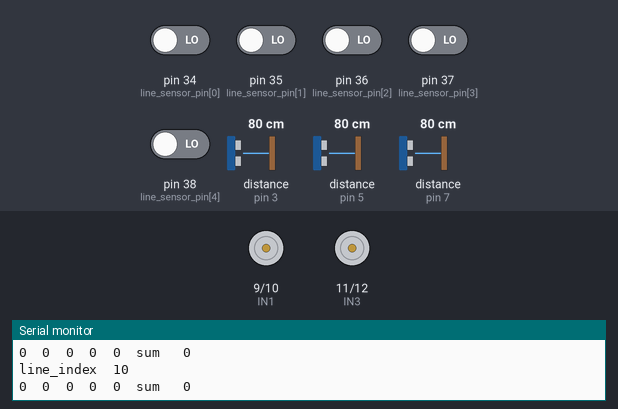
Simulated run of this sketch. Board: Arduino Mega 2560, built with avr-gcc and run on an emulated ATmega2560. On the bench: motor-driver pin pairs drawn as motors (green arrow = first pin HIGH = forward, orange = second pin HIGH = backward, longer = more drive, scaled by the enable pin), the last lines printed to the serial monitor. The test bench sets the inputs (shaded band); at power-on: pin 34 (line_sensor_pin[0]), pin 35 (line_sensor_pin[1]), pin 36 (line_sensor_pin[2]), pin 37 (line_sensor_pin[3]), pin 38 (line_sensor_pin[4]) LOW, distance to the obstacle (sensors on pin 3, pin 5, pin 7) 80 cm. The echo pulse lasts 58.3 µs per cm.

Above: at 1.2 s.
1.3 s: distance to the obstacle (sensor on pin 3) set to 22 cm
2.8 s: distance to the obstacle (sensor on pin 3) set to 18 cm
At 5.2 s:
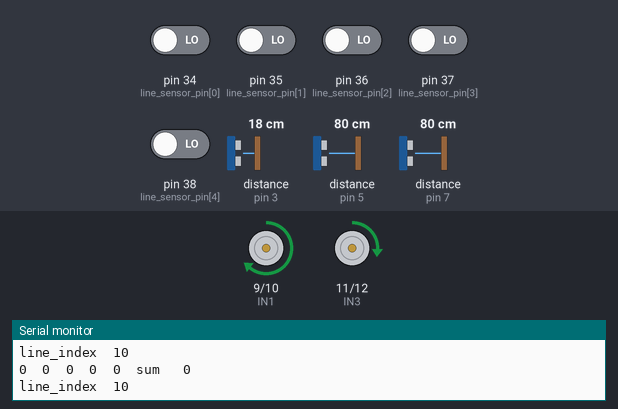
5.8 s: distance to the obstacle (sensor on pin 3) set to 35 cm
8.4 s: pin 34 (line_sensor_pin[0]) driven HIGH
At 9.0 s:
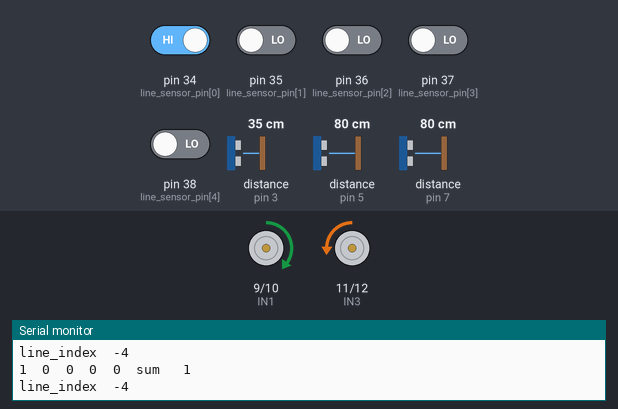
10.0 s: pin 35 (line_sensor_pin[1]) driven HIGH
At 10.5 s:
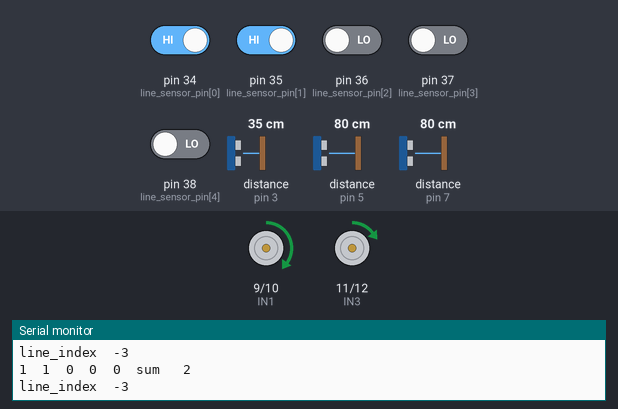
11.5 s: pin 35 (line_sensor_pin[1]) driven LOW
At 12.9 s:
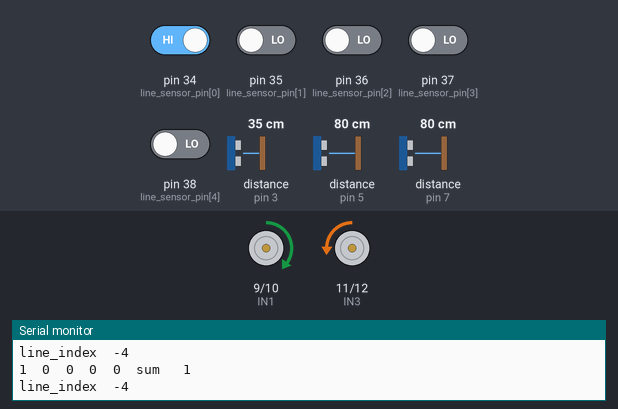
Timing chart, 0 to 14.0 s (numbered marks = the images above; inputs shaded):
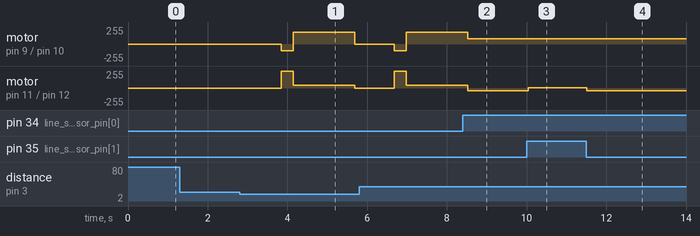

The sketch:

sketch_jun07b.ino
```cpp
/////////////////// Mission //////////////////
#define NO_MISSION 4
bool mission_flag[NO_MISSION]= {-1 ,-1 ,-1 ,-1};
int flag_runner = -1; // 0번 라인 following / 1번 Maze / 2번 장애물 회피
// 초음파 센서 + 라인센서 판단
// 0번 라인 following : 초음파 센서 장애물 없어야 함
// 1번 Maze : 초음파가 mode(오른쪽, 왼쪽, 중앙)
// 2번 장애물 회피 : 앞쪽 센서만 인식

/////////////////// Line Sensor //////////////////
int line_sensor_pin[5] = {34 , 35, 36, 37, 38};  //Line Sensor pin 배열을 선언
int line_sensor[5]     = { 0 , 0 , 0 , 0 ,  0};  //Line Sensor 값 배열을 선언

int read_line_sensor(void)
{
  int i, line_index;
  int sum = 0;
  for (i = 0; i < 5; i++)
  {
    line_sensor[i] = digitalRead(line_sensor_pin[i]); //흰색이면 1 검정색이면 0
    sum += line_sensor[i];
    Serial.print(line_sensor[i]);   Serial.print("  ");
  }
  Serial.print("sum   ");      Serial.println(sum);
  // line_sensor[0]   line_sensor[1]    line_sensor[2]    line_sensor[3]    line_sensor[4]
  ///      -4       -3      -2        -1      0        1        2         3       4

  if(sum == 1)
  {
    if(line_sensor[0]==1)  line_index = -4;
    if(line_sensor[1]==1)  line_index = -2;
    if(line_sensor[2]==1)  line_index =  0;
    if(line_sensor[3]==1)  line_index =  2;
    if(line_sensor[4]==1)  line_index =  4;
  }
  else if(sum == 2)
  {
   if((line_sensor[0]==1) && (line_sensor[1]==1)) line_index = -3;
   if((line_sensor[1]==1) && (line_sensor[2]==1)) line_index = -1;
   if((line_sensor[2]==1) && (line_sensor[3]==1)) line_index =  1;
   if((line_sensor[3]==1) && (line_sensor[4]==1)) line_index =  3;
  }
  else if(sum == 5)
  {
    line_index = -10;
  }
  else
  {
    line_index = 10;
  }
  Serial.print("line_index  "); Serial.println(line_index);

  return line_index;

}

void line_following(int line_index)
{
  switch(line_index)
  {
    case -4: motor_L_control(40);  motor_R_control(-80);
    break;
    case -3: motor_L_control(-5);  motor_R_control(-80);
    break;
    case -2: motor_L_control(-35);  motor_R_control(-80);
    break;
    case -1: motor_L_control(-60);  motor_R_control(-80);
    break;
    case  0: motor_L_control(-80);  motor_R_control(-80);
    break;
    case  1: motor_L_control(-100);  motor_R_control(-85);
    break;
    case  2: motor_L_control(-100);  motor_R_control(-70);
    break;
    case  3: motor_L_control(-100);  motor_R_control(-60);
    break;
    case  4: motor_L_control(-170);  motor_R_control(40);
    break;
    case -10: motor_L_control(0);  motor_R_control(0);
    break;
  }
}

void line_run(void)
{
  int flag = 1;
  int line_index;
  int front_sonar;

  while(flag)
  {
    read_line_sensor();
    read_sonar_sensor();
    line_following(line_index);
    if(front_sonar < 200){
      //breaking
      motor_L_control(-50);
      motor_R_control(-50);
      delay(100);
      //stop
      motor_L_control(0);
      motor_R_control(0);

      flag = 0;
    }

  }
}

void obstacle_avoidance(void)
{
  int flag = 1;
  int line_index;
  int target_heading_angle;

  read_imu_sensor();
  target_heading_angle = 295;
  imu_rotation();
  delay(100);
  motor_L_control(-80);
  motor_R_control(-80);
  delay(500);

  while(flag){
    line_index = read_line_sensor();
    if(line_index != 10){
      //stop
      motor_L_control(0);
      motor_R_control(0);
      delay(100);

      read_imu_sensor();
      target_heading_angle = 60;
      imu_rotation();
      delay(100);

      flag = 0;

      break;
    }
    else
    {
       //make clockwise circle
      motor_L_control(-70);
      motor_R_control(-20);
    }

  }
}
/////////////////////// PID //////////////////////
double Kp=0.25, Ki=0.0, Kd=0;


///////////////////// Driving //////////////////////
float t_angle[4] = {0, 90, 180, 270};

///////////////////// IMU //////////////////////
#include <Wire.h>
#include <LSM303.h>

#define THRESHOLD_ANGLE1 15
#define THRESHOLD_ANGLE2 7

LSM303 compass;

float heading_angle      = 0.0;
float init_heading_angle = 0.0;   // 초기 방향
float target_heading_angle = 0.0;
float heading_angle_error = 0.0;  // error 값


//////////////////////////sonar//////////////////////////
#include <NewPing.h>

#define SONAR_NUM 3      // Number of sensors.
#define MAX_DISTANCE 150 // Maximum distance (in cm) to ping.
#define WALL_GAP_DISTANCE      400 //mm 단위
#define WALL_GAP_DISTANCE_HALF 200 //mm 단위
#define MOTOR_PWM_OFFSET 10

#define Front 0
#define Left  1
#define Right 2

#define TRIG1 2
#define ECHO1 3

#define TRIG2 4
#define ECHO2 5

#define TRIG3 6
#define ECHO3 7
NewPing sonar[SONAR_NUM] = {   // Sensor object array.
  NewPing(TRIG1, ECHO1, MAX_DISTANCE), // Each sensor's trigger pin, echo pin, and max distance to ping.
  NewPing(TRIG2, ECHO2, MAX_DISTANCE),
  NewPing(TRIG3, ECHO3, MAX_DISTANCE)


};

float front_sonar1  = 0.0;
float left_sonar1   = 0.0;
float right_sonar1  = 0.0;

float front_sonar2  = 0.0;
float left_sonar2   = 0.0;
float right_sonar2  = 0.0;

float front_sonar3  = 0.0;
float left_sonar3   = 0.0;
float right_sonar3  = 0.0;

float front_sonar  = 0.0;
float left_sonar   = 0.0;
float right_sonar  = 0.0;


/////////////////// L298 ////////////////////
#define ENA 8
#define IN1 9
#define IN2 10
#define IN3 11
#define IN4 12
#define ENB 13

/////////////// Maze Status /////////////////////
int maze_status = 0;

void setup()
{
  int i;

  pinMode (ENA, OUTPUT);
  pinMode (IN1, OUTPUT);
  pinMode (IN2, OUTPUT);

  pinMode (IN3, OUTPUT);
  pinMode (IN4, OUTPUT);
  pinMode (ENB, OUTPUT);

  for(i=0;i<5;i++)
  {
  pinMode (line_sensor_pin[i], INPUT);
  }
  Serial.begin(115200); // 통신속도를 115200으로 정의함

  Wire.begin();  // IMU initiallize
  compass.init();
  compass.enableDefault();

  compass.m_min = (LSM303::vector<int16_t>) {-32767, -32767, -32767};
  compass.m_max = (LSM303::vector<int16_t>) {+32767, +32767, +32767};

}

  void motor_R_control(int motor_speed_R) // 모터 A의 속도(speed)제어
  {
    if (motor_speed_R >= 0)
    {
      digitalWrite(IN1, LOW);         //모터의 방향 제어
      digitalWrite(IN2, HIGH);
      if(motor_speed_R>=255) motor_speed_R = 255;
      analogWrite(ENA, motor_speed_R); //모터의 속도 제어
    }
    else
    {
      digitalWrite(IN1, HIGH);
      digitalWrite(IN2, LOW);
      if(motor_speed_R<=-255) motor_speed_R = -255;
      analogWrite(ENA, -motor_speed_R);
    }
  }


  void motor_L_control(int motor_speed_L) // 모터 A의 속도(speed)제어
  {
    if (motor_speed_L >= 0)
    {
      digitalWrite(IN3, LOW);         //모터의 방향 제어
      digitalWrite(IN4, HIGH);
      if(motor_speed_L>=255) motor_speed_L = 255;
      analogWrite(ENB, motor_speed_L); //모터의 속도 제어
    }
    else
    {
      digitalWrite(IN3, HIGH);
      digitalWrite(IN4, LOW);
      if(motor_speed_L<=-255) motor_speed_L = -255;
      analogWrite(ENB, -motor_speed_L);
    }
  }

 void imu_rotation(void)
 {
   bool flag = 1; // bool type은 0,1
   while(flag)
   {
      read_imu_sensor();

      if (heading_angle_error > THRESHOLD_ANGLE1) { // 반시계 방향으로 회전
      motor_L_control(-80);
      motor_R_control(80);
    }
    else if ((heading_angle_error >= THRESHOLD_ANGLE2) && (heading_angle_error <= THRESHOLD_ANGLE1)) { // 정지
      motor_L_control(-80);
      motor_R_control(80);
    }
    else if ((heading_angle_error > -THRESHOLD_ANGLE2) && (heading_angle_error < THRESHOLD_ANGLE2)) { // 정지
      motor_L_control(0);
      motor_R_control(0);
      flag = 0;
    }
    else if ((heading_angle_error >= -THRESHOLD_ANGLE1) && (heading_angle_error <= -THRESHOLD_ANGLE2)) { // 정지
      motor_L_control(80);
      motor_R_control(-80);
    }
    else  // heading_angle_error < -THRESHOLD_ANGLE1 // 시계방향으로 회전
    {
      motor_L_control(80);
      motor_R_control(-80);
    }

  }
}

  void read_sonar_sensor(void)
  {
    float front_sonar1 = sonar[Front].ping_cm() * 10;
    float left_sonar1  = sonar[Left].ping_cm() * 10;
    float right_sonar1 = sonar[Right].ping_cm() * 10;

    float front_sonar2 = sonar[Front].ping_cm() * 10;
    float left_sonar2  = sonar[Left].ping_cm() * 10;
    float right_sonar2 = sonar[Right].ping_cm() * 10;

    float front_sonar3 = sonar[Front].ping_cm() * 10;
    float left_sonar3  = sonar[Left].ping_cm() * 10;
    float right_sonar3 = sonar[Right].ping_cm() * 10;

    front_sonar = (front_sonar1 + front_sonar2 + front_sonar3) / 3;
    left_sonar  = (left_sonar1 + left_sonar2 + left_sonar3) / 3;
    right_sonar = (right_sonar1 + right_sonar2 + right_sonar3) / 3;

    if (front_sonar == 0.0) front_sonar = MAX_DISTANCE * 10; // 0.0 출력이 최댓값이므로
    if (left_sonar  == 0.0) left_sonar = MAX_DISTANCE * 10;
    if (right_sonar == 0.0) right_sonar = MAX_DISTANCE * 10;

  /*
    Serial.print("L:"); Serial.print(left_sonar); Serial.print(" ");
    Serial.print("F:"); Serial.print(front_sonar); Serial.print(" ");
    Serial.print("R:"); Serial.println(right_sonar);
  */
  }

  void read_imu_sensor(void)
  {
     compass.read();
     float heading1 = compass.heading();
     compass.read();
     float heading2 = compass.heading();
     heading_angle = (heading1 + heading2) / 2;
     heading_angle = 360 - heading_angle; // 회전 좌표계를 반시계 방향으로 할 것
     heading_angle_error = target_heading_angle - heading_angle;

     if(heading_angle_error > 180)
     {
         heading_angle_error = heading_angle_error - 360;
     }
     else if(heading_angle_error < -180)
     {
         heading_angle_error = heading_angle_error + 360;
     }
     else
     {


     }

    Serial.print("Heading Angle Error : ");
    Serial.print(heading_angle_error); //heading_angle error 표시
    Serial.print(" = ");
    Serial.print(target_heading_angle);
    Serial.print(" - ");
    Serial.println(heading_angle); //heading_angle 표시
  }
  void run_heading_angle(void)
  {
     bool flag = 1;
     double Output;

     while(flag)
     {
       read_sonar_sensor();
       read_imu_sensor();
       Output = Kp * heading_angle_error;

       motor_L_control(90 + Output);
       motor_R_control(90 - Output);

       if(front_sonar < 170)
       {
         flag = 0;
         motor_L_control(0);
         motor_R_control(0);
       }
     }

  }


  void loop()
  {
    read_sonar_sensor();
    if(front_sonar > 200)
    {
      read_line_sensor();
      line_following(read_line_sensor());
    }
    else if(front_sonar < 200)
    {
      motor_L_control(0);  motor_R_control(0);
      delay(1000);
      motor_L_control(-1500);  motor_R_control(100);
      delay(300);
      motor_L_control(-45);  motor_R_control(-180);
      delay(1500);
    }
  }
 /*
 void loop()
{
  int line_index = -10;

  line_index = read_line_sensor();

  mission_flag[0] = 0;

  if(mission_flag[0] == 0){ // line tracing
    read_sonar_sensor();
    if(front_sonar < 200)
    {
      mission_flag[0] = 1;
      mission_flag[1] = 0;
    }
    else if((line_index == 0) && (right_sonar <= 100) && (left_sonar <= 100))
    {
      mission_flag[2] = 0;
    }
    else{
      line_following(line_index);
    }
  }
  if(mission_flag[1]==0)
  {
    obstacle_avoidance();
    mission_flag[1]=1;
  }
}
*/


 /*
    if(mission_flag[2]==0) // imu 주행
    {
      imu_run();
      mission_flag[2]=1;
      mission_flag[3]=0;
    }

    if(mission_flag[3]==0) // 마지막 line 주행
    {
      if((front_sonar < 200) && (sum ==5)
      {
        //stop

      }
    }
  }*/


    /*target_heading_angle = 51;
    imu_rotation();
    run_heading_angle();

    target_heading_angle = 27;
    imu_rotation();
    run_heading_angle();

    target_heading_angle = 155;
    imu_rotation();
    run_heading_angle();

    target_heading_angle = -275;
    imu_rotation();
    run_heading_angle();

    target_heading_angle = 74;
    imu_rotation();
    run_heading_angle();

    target_heading_angle = 2;
    imu_rotation();
    run_heading_angle();

    target_heading_angle = -292;
    imu_rotation();
    run_heading_angle();

    target_heading_angle = -344;
    imu_rotation();
    run_heading_angle();

    target_heading_angle = 16;
    imu_rotation();
    run_heading_angle();

    target_heading_angle = -358;
    imu_rotation();
    run_heading_angle();*/
```

Measured:
- the behaviour switches between 20 and 19 cm on distance to the obstacle (sensor on pin 3) (found by bisection; images 0 and 1)
- after the input at 2.8 s, motor on pin 9 (IN1) / pin 10 (IN2): stopped → backward 100/255 after 1.0 s, → forward 180/255 0.30 s later, → stopped 1.5 s later; motor on pin 11 (IN3) / pin 12 (IN4): stopped → forward 255/255 after 1.0 s, → forward 45/255 0.30 s later, → stopped 1.5 s later
- after the input at 8.4 s, motor on pin 9 (IN1) / pin 10 (IN2): forward 180/255 → forward 80/255 after 0.13 s; motor on pin 11 (IN3) / pin 12 (IN4): forward 45/255 → backward 40/255 after 0.13 s
- after the input at 10.0 s, motor on pin 11 (IN3) / pin 12 (IN4): backward 40/255 → forward 5/255 at once
- after the input at 11.5 s, motor on pin 11 (IN3) / pin 12 (IN4): forward 5/255 → backward 40/255 at once
